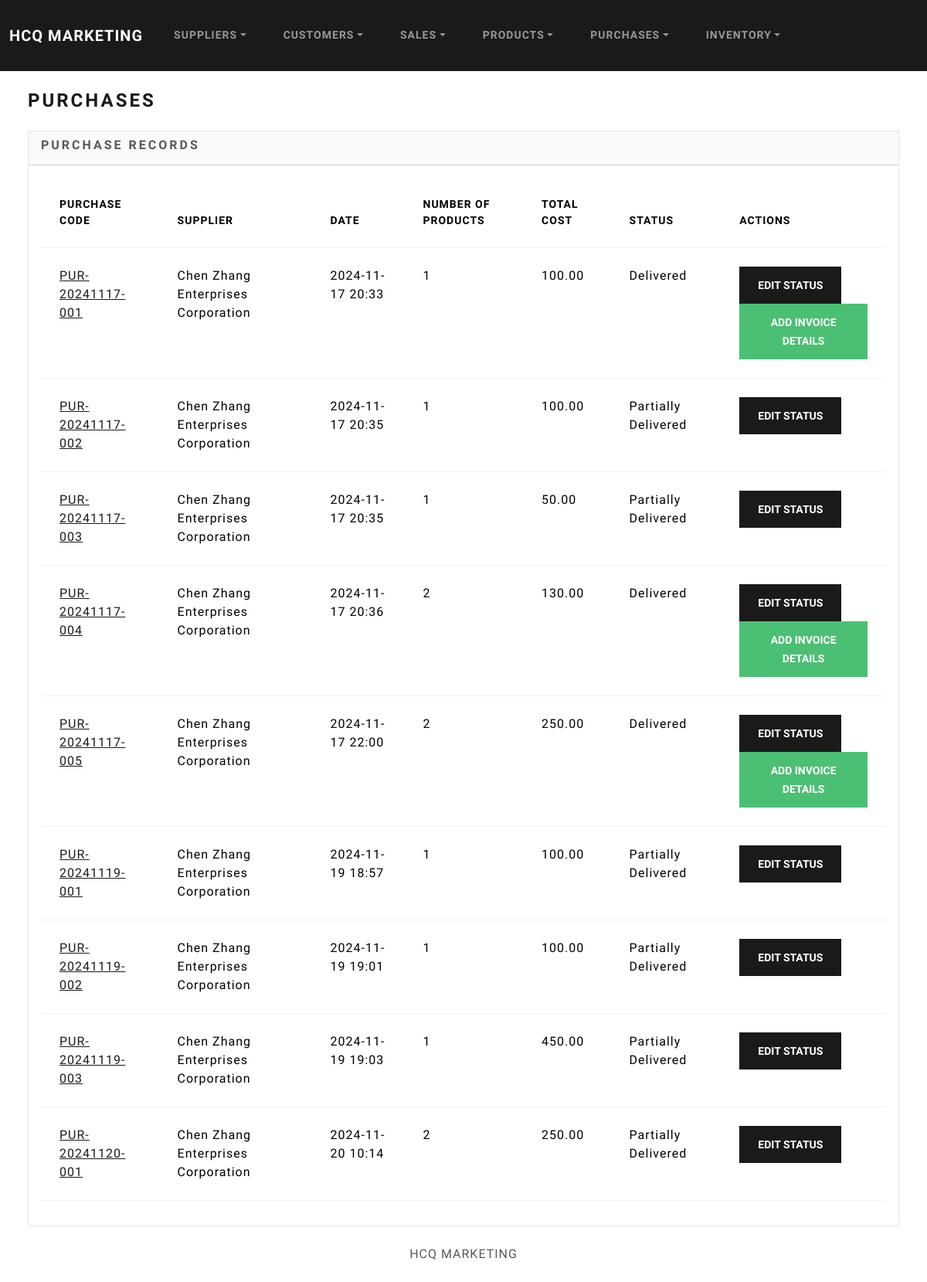
The page /purchases/ on the database as committed earlier.
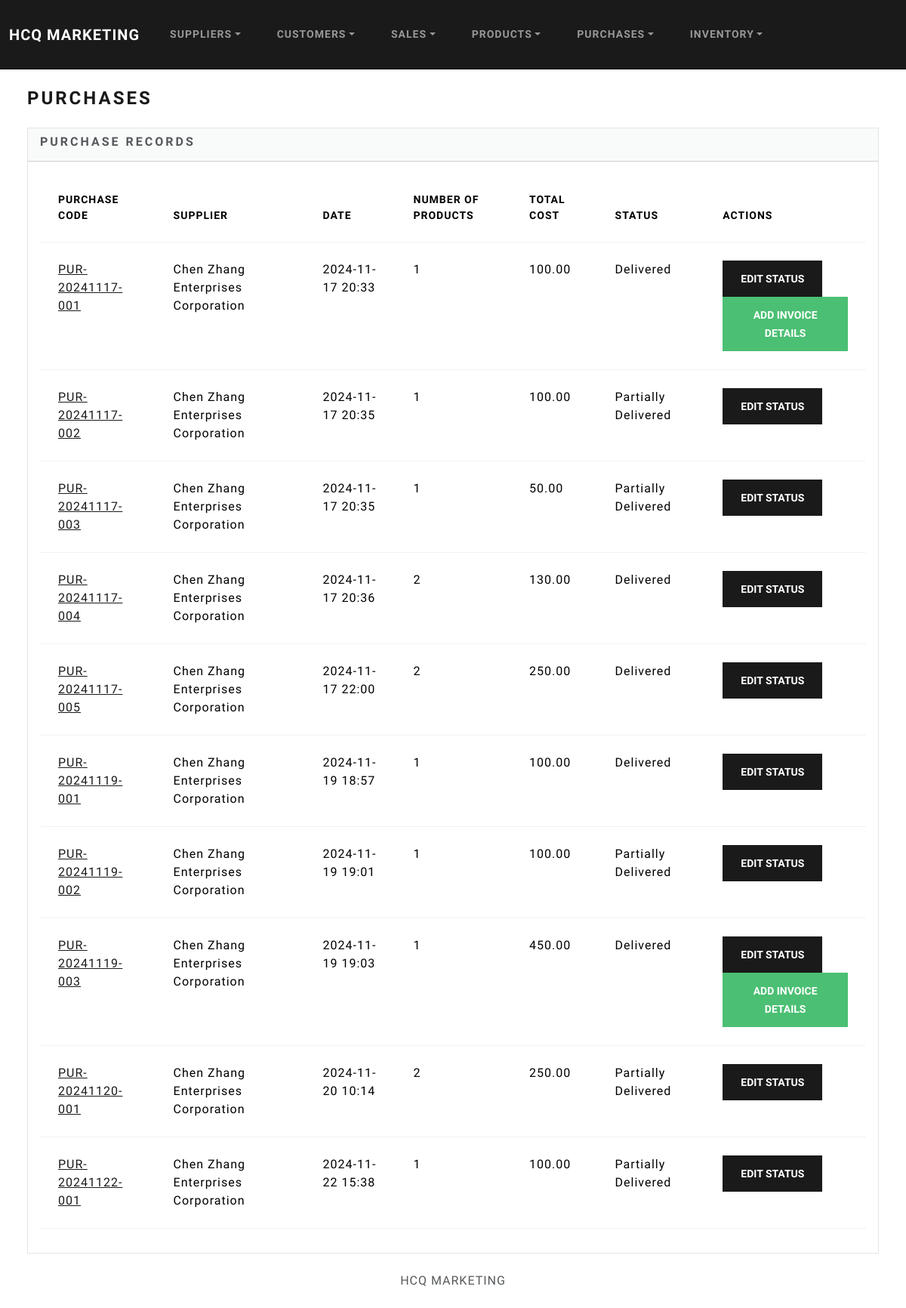
The same page on the database as committed later.
### purchases/models.py (models this page shows, shortened)
class Purchase(models.Model):
    STATUS_CHOICES = [
        ('Pending', 'Pending'),
        ('Partially Delivered', 'Partially Delivered'),
        ('Delivered', 'Delivered'),
        ('Cancelled', 'Cancelled'),
    ]
    supplier = models.ForeignKey(Supplier, on_delete=models.CASCADE, related_name='purchases')
    date = models.DateTimeField(auto_now_add=True)
    total_cost = models.DecimalField(max_digits=10, decimal_places=2, default=0.00)
    purchase_code = models.CharField(max_length=20, unique=True, editable=False, blank=True)
    status = models.CharField(max_length=20, choices=STATUS_CHOICES, default='Pending')

### suppliers/models.py (models this page shows, shortened)
class Supplier(models.Model):
    first_name = models.CharField(max_length=50)
    last_name = models.CharField(max_length=50)
    supplier_hardware = models.CharField(max_length=50)
    email = models.EmailField(max_length=100)
    address = models.CharField(max_length=100)
    contact_num = models.CharField(max_length=15)
    dateStart = models.DateField("Date Started")
    dateEdit = models.DateTimeField(default=timezone.now)

### purchases/views.py (the view)
# urls.py: path('purchases/', views.purchase_index, name='purchase_index'),
def purchase_index(request):
    purchases = Purchase.objects.annotate(product_count=Count('items'))
    for purchase in purchases:
        for item in purchase.items.all():
            item.remaining_quantity = item.quantity - item.delivered_quantity
    return render(request, 'purchases/index.html', {'purchases': purchases})

### purchases/templates/purchases/index.html (shortened to what this page needs)
{% extends "base.html" %}
{% block body %}
<h3 class="m-4">Purchases</h3>
<div class="row">
    <div class="col-12">
        {% if purchases %}
        <div class="card bg-light ms-4 me-4 mb-4">
            <div class="card-header">
                <h5 class="card-title">Purchase Records</h5>
            </div>
            <div class="card-body">
                <div class="table-responsive">
                    <table class="table table-hover">
                        <thead>
                            <tr>
                                <th scope="col">Purchase Code</th>
                                <th scope="col">Supplier</th>
                                <th scope="col">Date</th>
                                <th scope="col">Number of Products</th>
                                <th scope="col">Total Cost</th>
                                <th scope="col">Status</th>
                                <th scope="col">Actions</th>
                            </tr>
                        </thead>
                        <tbody>
                            {% for purchase in purchases %}
                            <tr>
                                <td><a href="{% url 'purchases:purchase_detail' purchase.id %}">{{ purchase.purchase_code }}</a></td>
                                <td>{{ purchase.supplier.supplier_hardware }}</td>
                                <td>{{ purchase.date|date:"Y-m-d H:i" }}</td>
                                <td>{{ purchase.product_count }}</td>
                                <td>{{ purchase.total_cost }}</td>
                                <td><span>{{ purchase.status }}</span></td>
                                <td>
                                    <button class="btn btn-primary" data-bs-toggle="modal" data-bs-target="#editStatusModal{{ purchase.id }}">
                                        Edit Status
                                    </button>
                                    {% if purchase.status == 'Delivered' and not purchase.invoice %}
                                        <button class="btn btn-success" data-bs-toggle="modal" data-bs-target="#addInvoiceModal{{ purchase.id }}">
                                            Add Invoice Details
                                        </button>
                                    {% endif %}
                                </td>
                            </tr>
                            {% endfor %}
                        </tbody>
                    </table>
                </div>
            </div>
        </div>
        {% else %}
        <h5 class="alert alert-primary ms-4 me-4">No Purchase Records</h5>
        {% endif %}
    </div>
</div>
{% endblock %}

### index/templates/base.html (shortened to what this page needs)
{% load static %}
<!DOCTYPE html>
<html lang="en">
<head>
    <link href="{% static 'css/bootstrap.min.css' %}" rel="stylesheet">
</head>
<body class="d-flex flex-column min-vh-100">
    <nav class="navbar navbar-expand-lg bg-primary" data-bs-theme="dark">
        <div class="container-fluid">
            <a class="navbar-brand" href="{% url 'index' %}">HCQ MARKETING</a>
            <div class="collapse navbar-collapse" id="navbarColor01">
                <ul class="navbar-nav me-auto">
                    <li class="nav-item dropdown">
                        <a class="nav-link dropdown-toggle" data-bs-toggle="dropdown" href="#" role="button" aria-haspopup="true" aria-expanded="false">Suppliers</a>
                    </li>
                    <li class="nav-item dropdown">
                        <a class="nav-link dropdown-toggle" data-bs-toggle="dropdown" href="#" role="button" aria-haspopup="true" aria-expanded="false">Customers</a>
                    </li>
                    <li class="nav-item dropdown">
                        <a class="nav-link dropdown-toggle" data-bs-toggle="dropdown" href="#" role="button" aria-haspopup="true" aria-expanded="false">Sales</a>
                    </li>
                    <li class="nav-item dropdown">
                        <a class="nav-link dropdown-toggle" data-bs-toggle="dropdown" href="#" role="button" aria-haspopup="true" aria-expanded="false">Products</a>
                    </li>
                    <li class="nav-item dropdown">
                        <a class="nav-link dropdown-toggle" data-bs-toggle="dropdown" href="#" role="button" aria-haspopup="true" aria-expanded="false">Purchases</a>
                    </li>
                    <li class="nav-item dropdown">
                        <a class="nav-link dropdown-toggle" data-bs-toggle="dropdown" href="#" role="button" aria-haspopup="true" aria-expanded="false">Inventory</a>
                    </li>
                </ul>
            </div>
        </div>
    </nav>
    <div class="container-fluid">
        {% block body %}
        {% endblock %}
    </div>
    <footer class="mt-auto mb-4">
        <div class="text-center">
            <span>HCQ MARKETING</span>
        </div>
    </footer>
</body>
</html>

Rows that differ between the two databases and show on the page:
shown differently, row unchanged: Purchase "PUR-20241117-004": no longer shows "ADD INVOICE DETAILS"
shown differently, row unchanged: Purchase "PUR-20241117-005": no longer shows "ADD INVOICE DETAILS"
changed Purchase "PUR-20241119-001": status "Partially Delivered" → "Delivered"
changed Purchase "PUR-20241119-003": status "Partially Delivered" → "Delivered"; now shows "ADD INVOICE DETAILS"
added Purchase: purchase_code "PUR-20241122-001", supplier.supplier_hardware "Chen Zhang Enterprises Corporation", date "2024-11-22 15:38", product_count "1", total_cost "100.00", status "Partially Delivered"
